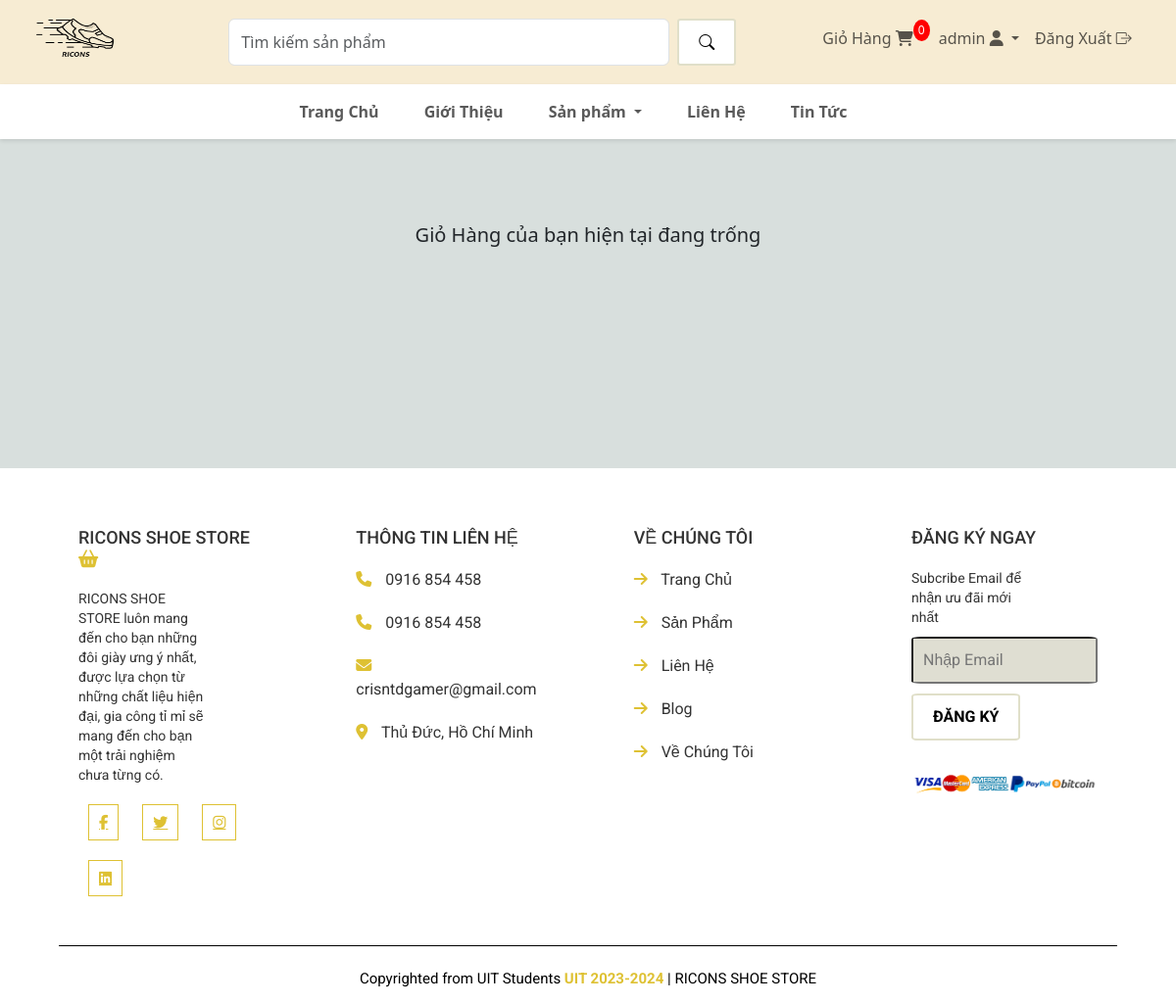
/cart/ (signed in), run on an earlier commit of the app's database.
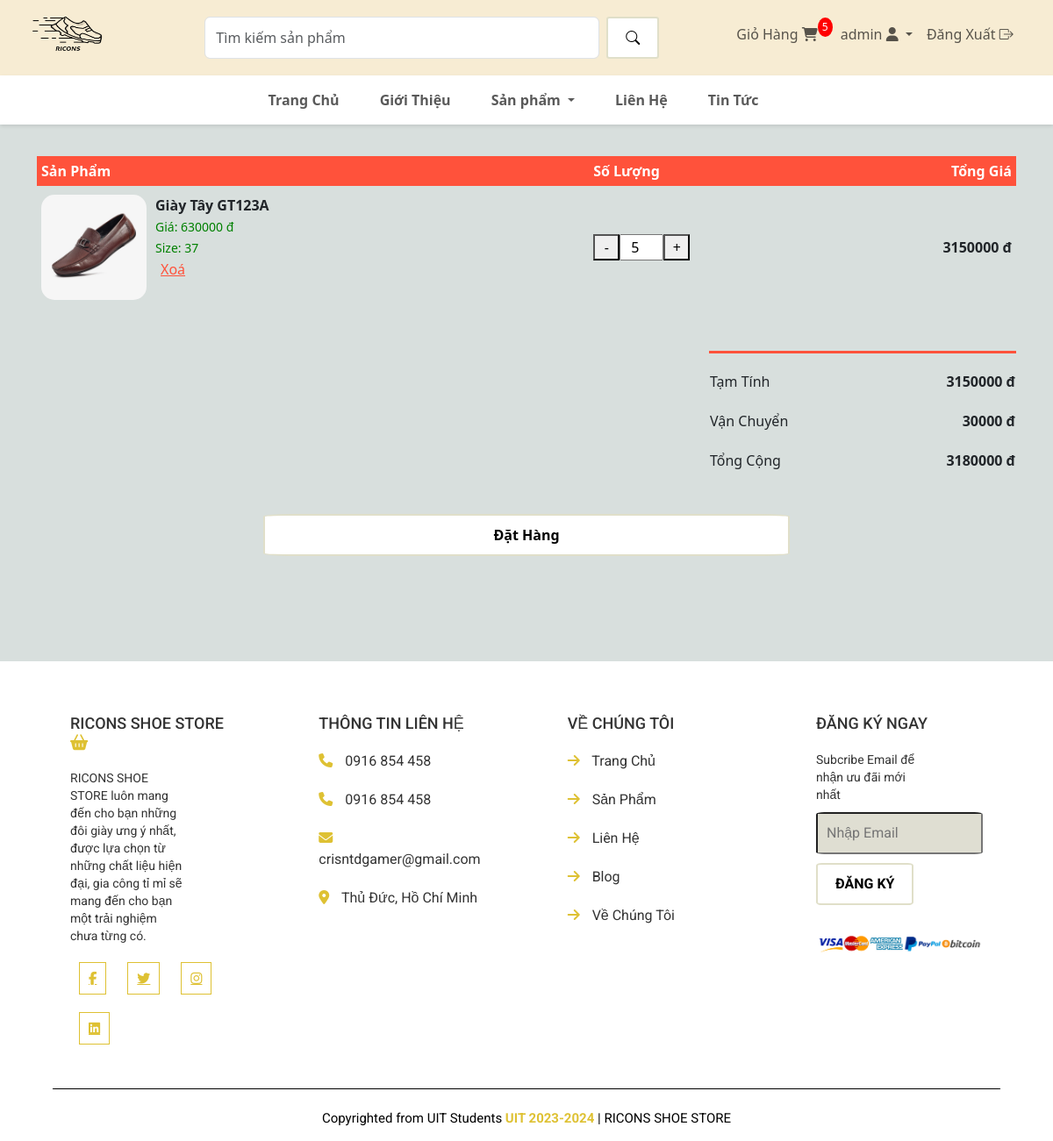
And on a later commit of the database.
### app/models.py (models this page shows, shortened)
class MucGioHang(models.Model):
    san_pham = models.ForeignKey(SanPham, on_delete=models.SET_NULL, blank=True, null=True)
    gio_hang = models.ForeignKey(GioHang, on_delete=models.SET_NULL, blank=True, null=True)
    so_luong = models.IntegerField(default=0, null=True, blank=True)
    ngay_them = models.DateTimeField(auto_now_add=True)
    kich_thuoc = models.IntegerField(default=37)
    def tinh_tong_gia_cua_tung_muc(self):
        if self.san_pham.gia_km:
            tong_gia = self.san_pham.gia_km * self.so_luong
        else:
            tong_gia = self.san_pham.gia * self.so_luong
        return tong_gia

class SanPham(models.Model):
    the_loai = models.ForeignKey(TheLoai, on_delete=models.CASCADE, default=1)
    ten = models.CharField(max_length=300, null=True, blank=False)
    gia = models.IntegerField(blank=False)
    hinh = models.ImageField(null=True, blank=True)
    khuyen_mai = models.BooleanField(default=False)
    gia_km = models.IntegerField(blank=True, null=True)
    mo_ta = RichTextField(default='', blank=True)
    hinh_phu_1 = models.ImageField(null=True, blank=True)
    hinh_phu_2 = models.ImageField(null=True, blank=True)
    hinh_phu_3 = models.ImageField(null=True, blank=True)
    hinh_phu_4 = models.ImageField(null=True, blank=True)

### app/views.py (the view)
# urls.py: path('cart/', views.cart, name='cart'),
def cart(request):
    theloai_list = TheLoai.objects.all()
    gio_hang = GioHang.objects.filter(khach_hang=request.user, hoan_thanh=False).first()
    gia_tri_gio_hang = 0
    if gio_hang:
        muc_gio_hang = MucGioHang.objects.filter(gio_hang=gio_hang)
        for muc in muc_gio_hang:
            muc.tong_gia_cua_tung_muc = muc.tinh_tong_gia_cua_tung_muc()
            gia_tri_gio_hang += muc.tong_gia_cua_tung_muc
    else:
        muc_gio_hang = None
    context = {'muc_gio_hang' : muc_gio_hang,
               'theloai_list' : theloai_list,
               'gia_tri_gio_hang' : gia_tri_gio_hang}
    return render(request, 'app/cart.html', context)

### app/context_processors.py (called while the page is built)
def tong_san_pham_trong_gio_hang(request):
    return {
        'tong_san_pham_trong_gio_hang': lay_so_luong_san_pham_trong_gio_hang(request.user)
    }

### app/views.py (called while the page is built)
def lay_so_luong_san_pham_trong_gio_hang(user):
    if user.is_authenticated:
        gio_hang = GioHang.objects.filter(khach_hang=user, hoan_thanh=False).first()
        if gio_hang:
            muc_gio_hang = MucGioHang.objects.filter(gio_hang=gio_hang)
            tong_san_pham = 0
            for muc in muc_gio_hang:
                tong_san_pham += muc.so_luong
            return tong_san_pham
    return 0

### app/templates/app/cart.html (shortened to what this page needs)
{% extends 'app/base.html' %}
{% block cart %}
<section id="cart" class="container my-5" style="padding-top: 130px; ">
    <table>
        {% if muc_gio_hang %}
        <tr>
            <th>Sản Phẩm</th>
            <th>Số Lượng</th>
            <th>Tổng Giá</th>
        </tr>
        {% endif %}
        {% if muc_gio_hang %}
        {% for muc in muc_gio_hang %}
        <tr>
            <td>
                <div class="cart-info" onclick="window.location.href='/product_detail/{{muc.san_pham.id}}'">
                    <img src="{{muc.san_pham.hinh.url}}" alt="">
                    <div>
                        <p>{{muc.san_pham.ten}}</p>
                        <small>
                            {% if muc.san_pham.khuyen_mai == True %}
                            Giá: {{muc.san_pham.gia_km}} đ
                            {% else %}
                            Giá: {{muc.san_pham.gia}} đ
                            {% endif %}
                        </small><br>
                        <small>
                            Size: {{muc.kich_thuoc}}
                        </small><br>
                        <button class="link-button delete-item" data-mucid="{{muc.id}}">Xoá</button>
                    </div>
                </div>
            </td>
            <td>
                <div class="quantity">
                    <button class="minus">-</button>
                    <input type="number" value="{{muc.so_luong}}" min="1" style="width: 50px;">
                    <button class="plus">+</button>
                </div>
            </td>
            <td class="price">
                {{muc.tong_gia_cua_tung_muc}} đ
            </td>
        </tr>
        {% endfor %}
        {% else %}
        <tr>
            <td colspan="3" style="text-align: center; vertical-align: middle; padding: 50px;">
                <h5>Giỏ Hàng của bạn hiện tại đang trống</h5>
            </td>
        </tr>
        {% endif %}
    </table>
</section>
<div class="total-price container my-5">
    <table>
        {% if gia_tri_gio_hang != 0 %}
        <tr>
            <td>Tạm Tính</td>
            <td class="price">{{gia_tri_gio_hang}} đ</td>
        </tr>
        <tr>
            <td>Vận Chuyển</td>
            <td class="price">30000 đ</td>
        </tr>
        <tr>
            <td>Tổng Cộng</td>
            <td class="price">{{gia_tri_gio_hang|add:30000}} đ</td>
        </tr>
        {% endif %}
    </table>
</div>
{% if muc_gio_hang %}
<div class="d-grid gap-2 col-6 mx-auto">
    <button class="btn btn-primary" type="button" onclick="window.location.href='/checkout'">Đặt Hàng</button>
</div>
{% endif %}
{% endblock cart %}

### app/templates/app/base.html (shortened to what the changed rows need)
{% load static %}
<!DOCTYPE html>
<html lang="en">
<head>
    <link href="https://cdn.jsdelivr.net/npm/bootstrap@5.3.3/dist/css/bootstrap.min.css" rel="stylesheet">
    <link rel="stylesheet" href="{% static 'app/style.css' %}">
    <link rel="stylesheet" href="https://cdn.jsdelivr.net/npm/bootstrap-icons@1.11.3/font/bootstrap-icons.min.css">
    <link rel="stylesheet" href="https://cdnjs.cloudflare.com/ajax/libs/font-awesome/6.5.2/css/all.min.css">
</head>
<body>
    <div class="container-fluid sticky-top">
        <nav class="navbar navbar-expand-lg justify-content-center" style="background-color: #f7ecd3;">
            <ul class="navbar-nav">
                <li class="nav-item" style="margin-right: 10px;">
                    <a class="nav-link" href="{% url 'cart' %}">
                        Giỏ Hàng
                        <span class="cart-icon">
                            <i class="fa-solid fa-cart-shopping"></i>
                        </span>
                        <span class="cart-count">{{ tong_san_pham_trong_gio_hang }}</span>
                    </a>
                </li>
            </ul>
        </nav>
    </div>
    {% block cart %} {% endblock cart %}
</body>
</html>

What changed in the data, as far as the page shows it:
added MucGioHang: san_pham.hinh (picture), san_pham.ten "Giày Tây GT123A", san_pham.gia_km "630000", kich_thuoc "37", so_luong "5", tong_gia_cua_tung_muc "3150000"
Also different on the page:
{{ tong_san_pham_trong_gio_hang }}: "0" → "5"
{{ gia_tri_gio_hang }}: (not shown) → "3150000"
{{ gia_tri_gio_hang|add:30000 }}: (not shown) → "3180000"
text no longer shown: "Giỏ Hàng của bạn hiện tại đang trống"
text now shown: "Sản Phẩm Số Lượng Tổng Giá Tạm Tính đ Vận Chuyển 30000 đ Tổng Cộng đ Đặt Hàng"
